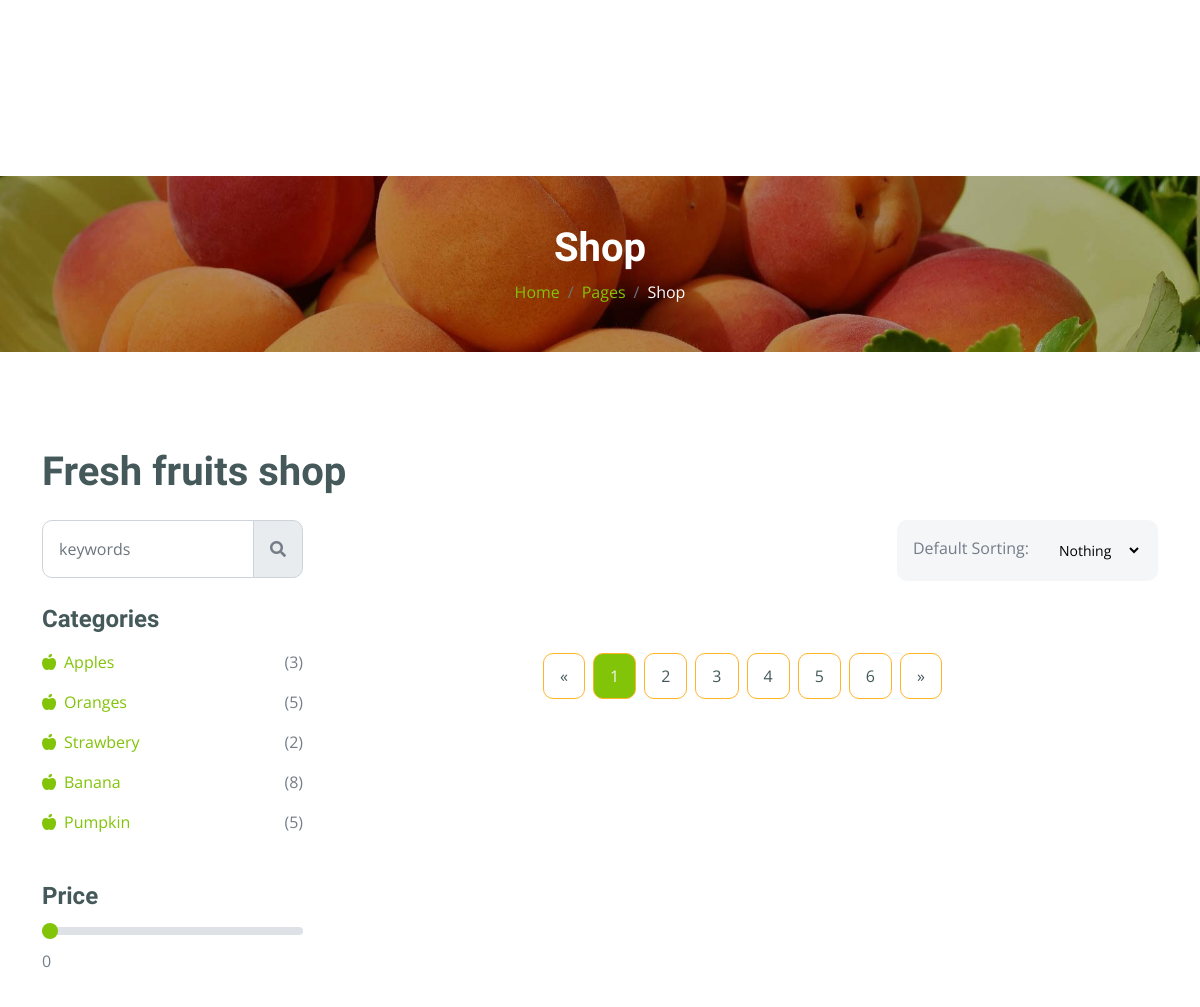
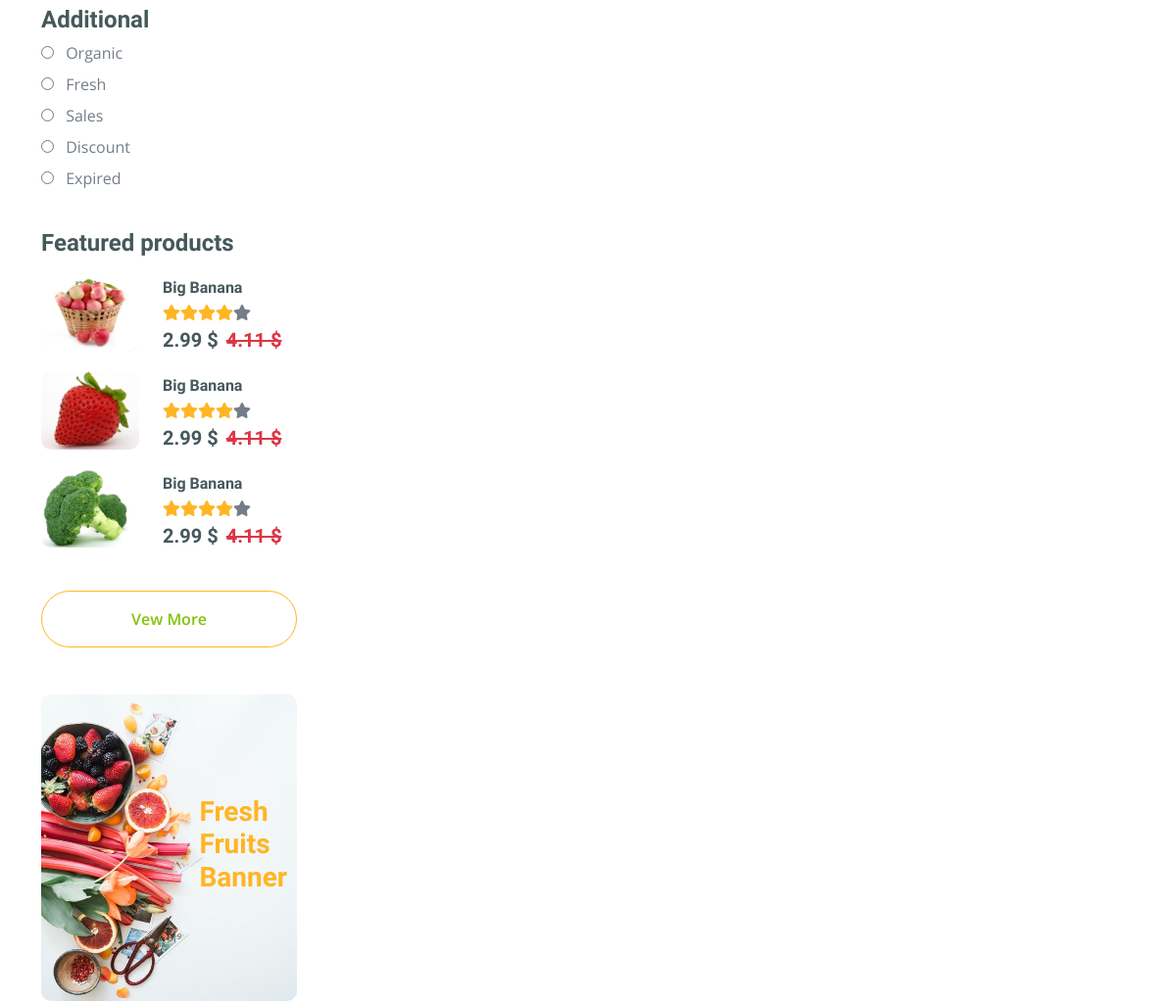
The app's page /shop (upper part), older data (2 pictures, top to bottom).
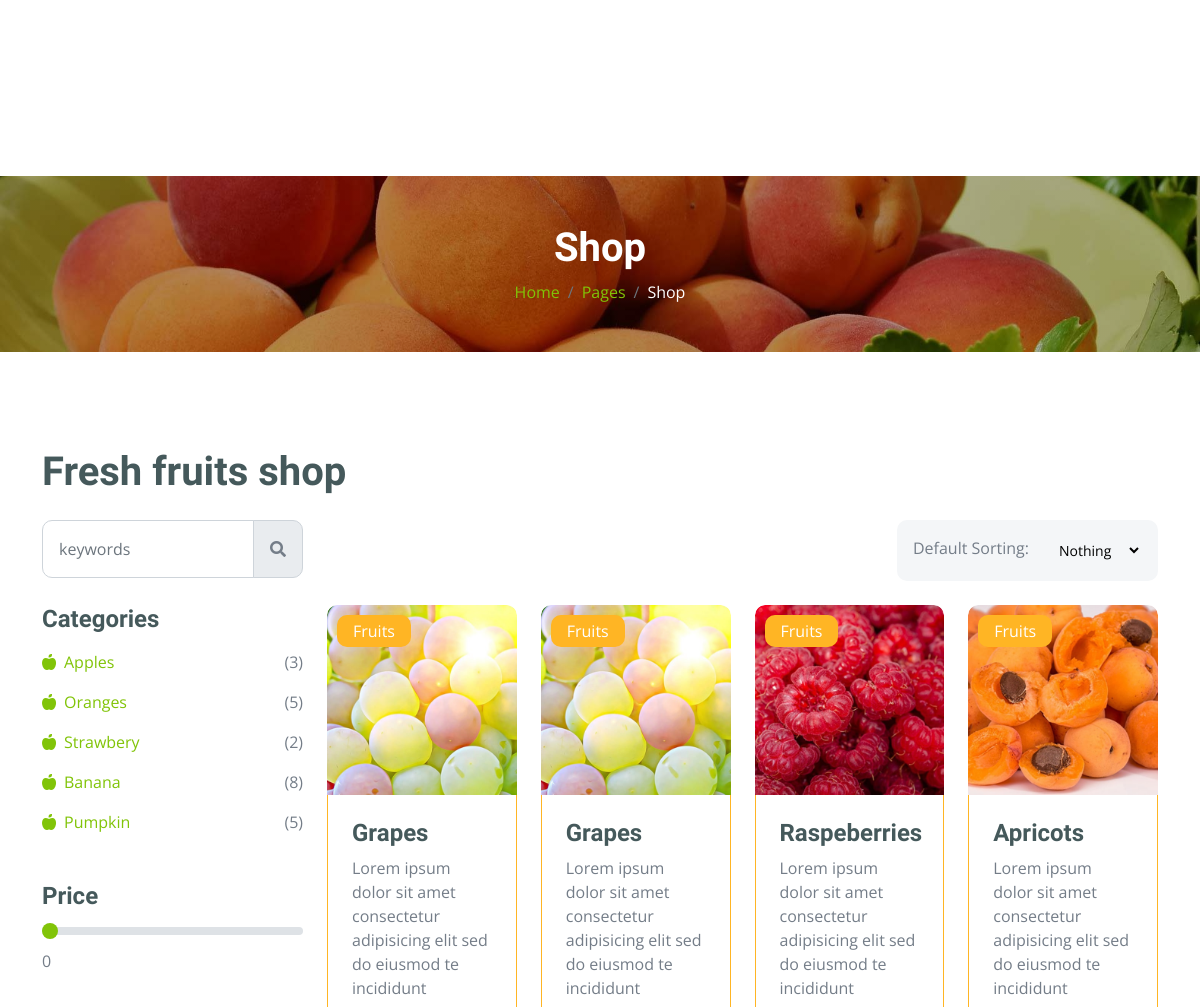
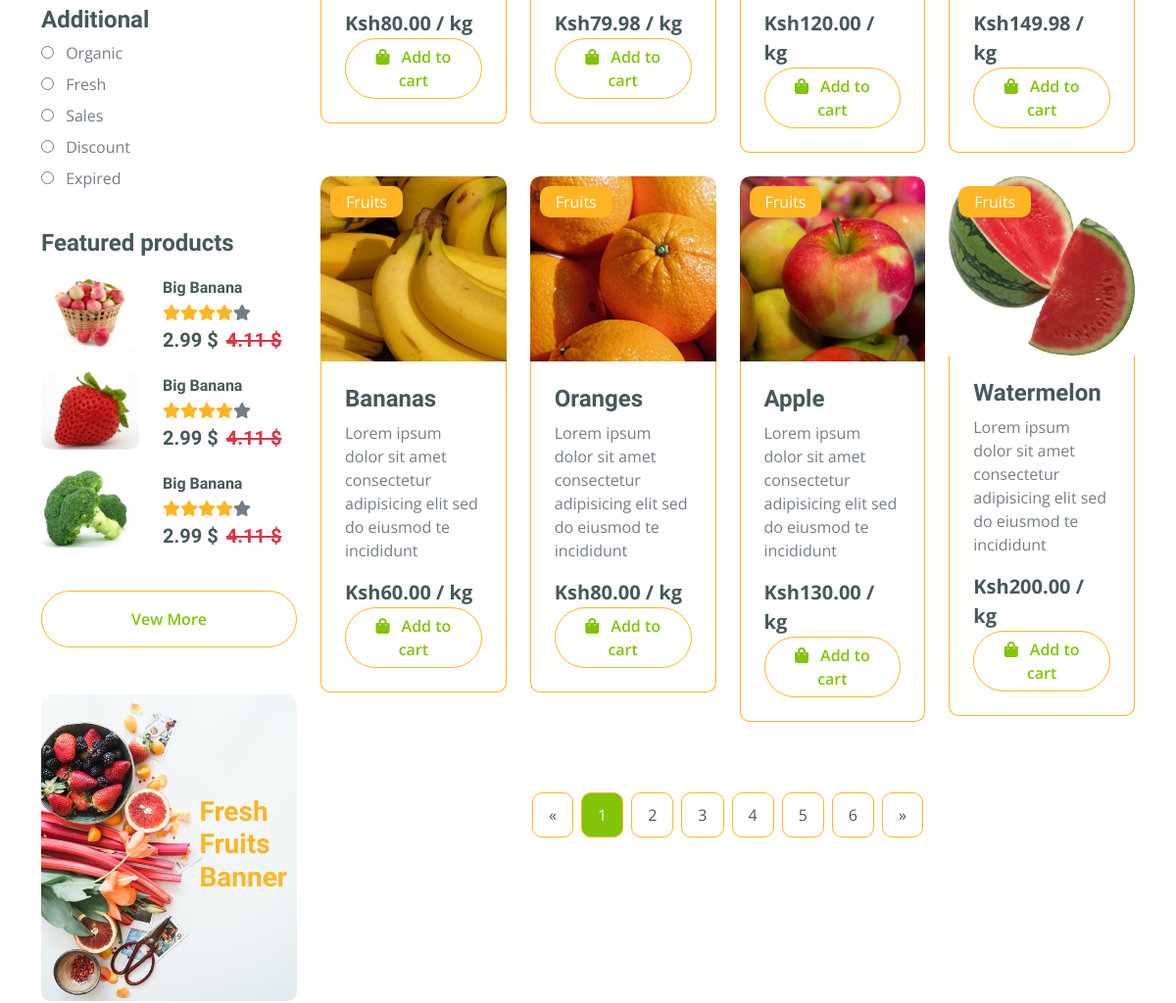
The same page, newer data (2 pictures, top to bottom).
### grocery/models.py (models this page shows, shortened)
class Fruit(models.Model):
    name = models.CharField(blank=False, max_length=100)
    text = models.TextField(blank=False, default='text')
    price = models.DecimalField(max_digits=6, decimal_places=2, )
    category = models.CharField(blank=True, max_length=30)
    image = models.ImageField(upload_to='fruits')

### grocery/views.py (the view)
# urls.py: path('shop', views.shop, name="shop"),
def shop(request):
    fruit = Fruit.objects.all()
    context = {
        'nav':'shop',
        'fruit':fruit,
        }
    return render(request, 'shop.html', context)

### grocery/templates/shop.html (shortened to what the changed rows need)
{% extends 'master.html' %}
{% load static %}
{% block main %}
        <div class="container-fluid page-header py-5">
            <h1 class="text-center text-white display-6">Shop</h1>
        </div>
        <div class="container-fluid fruite py-5">
            <div class="container py-5">
                <h1 class="mb-4">Fresh fruits shop</h1>
                <div class="row g-4">
                    <div class="col-lg-12">
                        <div class="row g-4">
                            <div class="col-lg-9">
                                <div class="row g-4 justify-content-center">
                                    {% for x in fruit %}
                                        <div class="col-md-6 col-lg-4 col-xl-3">
                                            <div class="rounded position-relative fruite-item">
                                                <div class="fruite-img">
                                                    <img src="media/{{ x.image }}" class="img-fluid w-100 rounded-top" alt="">
                                                </div>
                                                <div class="text-white bg-secondary px-3 py-1 rounded position-absolute" style="top: 10px; left: 10px;">{{ x.category }}</div>
                                                <div class="p-4 border border-secondary border-top-0 rounded-bottom">
                                                    <h4>{{ x.name }}</h4>
                                                    <p>{{ x.text }}</p>
                                                    <div class="d-flex justify-content-between flex-lg-wrap">
                                                        <p class="text-dark fs-5 fw-bold mb-0">Ksh{{ x.price }} / kg</p>
                                                        <a href="#" class="btn border border-secondary rounded-pill px-3 text-primary"><i class="fa fa-shopping-bag me-2 text-primary"></i> Add to cart</a>
                                                    </div>
                                                </div>
                                            </div>
                                        </div>
                                        {% endfor %}
                                </div>
                            </div>
                        </div>
                    </div>
                </div>
            </div>
        </div>
{% endblock %}

Row changes from the older to the newer data that the page shows:
added Fruit: image (picture), category "Fruits", name "Grapes", text "Lorem ipsum dolor sit amet consectetur adipisicing elit sed do eiusmod te incididunt", price "80.00"
added Fruit: image (picture), category "Fruits", name "Grapes", text "Lorem ipsum dolor sit amet consectetur adipisicing elit sed do eiusmod te incididunt", price "79.98"
added Fruit: image (picture), category "Fruits", name "Raspeberries", text "Lorem ipsum dolor sit amet consectetur adipisicing elit sed do eiusmod te incididunt", price "120.00"
added Fruit: image (picture), category "Fruits", name "Apricots", text "Lorem ipsum dolor sit amet consectetur adipisicing elit sed do eiusmod te incididunt", price "149.98"
added Fruit: image (picture), category "Fruits", name "Bananas", text "Lorem ipsum dolor sit amet consectetur adipisicing elit sed do eiusmod te incididunt", price "60.00"
added Fruit: image (picture), category "Fruits", name "Oranges", text "Lorem ipsum dolor sit amet consectetur adipisicing elit sed do eiusmod te incididunt", price "80.00"
added Fruit: image (picture), category "Fruits", name "Apple", text "Lorem ipsum dolor sit amet consectetur adipisicing elit sed do eiusmod te incididunt", price "130.00"
added Fruit: image (picture), category "Fruits", name "Watermelon", text "Lorem ipsum dolor sit amet consectetur adipisicing elit sed do eiusmod te incididunt", price "200.00"
